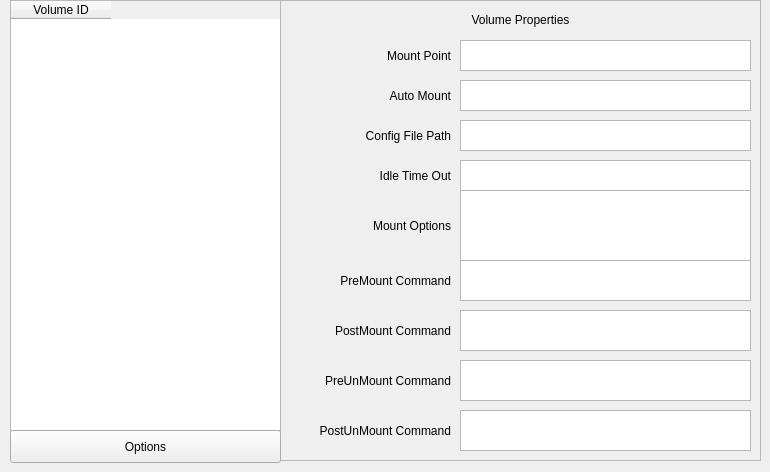
   <widget class="QWidget" name="FavoritesList">
    <attribute name="title">
     <string>Favorite List</string>
    </attribute>
    <widget class="QTableWidget" name="tableWidget">
     <property name="geometry">
      <rect>
       <x>10</x>
       <y>0</y>
       <width>271</width>
       <height>431</height>
      </rect>
     </property>
     <property name="selectionMode">
      <enum>QAbstractItemView::NoSelection</enum>
     </property>
     <column>
      <property name="text">
       <string>Volume ID</string>
      </property>
      <property name="textAlignment">
       <set>AlignCenter</set>
      </property>
     </column>
    </widget>
    <widget class="QFrame" name="frame">
     <property name="geometry">
      <rect>
       <x>280</x>
       <y>0</y>
       <width>481</width>
       <height>461</height>
      </rect>
     </property>
     <property name="frameShape">
      <enum>QFrame::StyledPanel</enum>
     </property>
     <property name="frameShadow">
      <enum>QFrame::Raised</enum>
     </property>
     <widget class="QLabel" name="label">
      <property name="geometry">
       <rect>
        <x>10</x>
        <y>40</y>
        <width>161</width>
        <height>31</height>
       </rect>
      </property>
      <property name="text">
       <string>Mount Point</string>
      </property>
      <property name="alignment">
       <set>Qt::AlignRight|Qt::AlignTrailing|Qt::AlignVCenter</set>
      </property>
      <property name="wordWrap">
       <bool>true</bool>
      </property>
     </widget>
     <widget class="QTextEdit" name="textEditMountPoint">
      <property name="geometry">
       <rect>
        <x>180</x>
        <y>40</y>
        <width>291</width>
        <height>31</height>
       </rect>
      </property>
      <property name="readOnly">
       <bool>true</bool>
      </property>
     </widget>
     <widget class="QLabel" name="label_2">
      <property name="geometry">
       <rect>
        <x>10</x>
        <y>80</y>
        <width>161</width>
        <height>31</height>
       </rect>
      </property>
      <property name="text">
       <string>Auto Mount</string>
      </property>
      <property name="alignment">
       <set>Qt::AlignRight|Qt::AlignTrailing|Qt::AlignVCenter</set>
      </property>
      <property name="wordWrap">
       <bool>true</bool>
      </property>
     </widget>
     <widget class="QTextEdit" name="textEditAutoMount">
      <property name="geometry">
       <rect>
        <x>180</x>
        <y>80</y>
        <width>291</width>
        <height>31</height>
       </rect>
      </property>
      <property name="readOnly">
       <bool>true</bool>
      </property>
     </widget>
     <widget class="QLabel" name="label_3">
      <property name="geometry">
       <rect>
        <x>10</x>
        <y>120</y>
        <width>161</width>
        <height>31</height>
       </rect>
      </property>
      <property name="text">
       <string>Config File Path</string>
      </property>
      <property name="alignment">
       <set>Qt::AlignRight|Qt::AlignTrailing|Qt::AlignVCenter</set>
      </property>
      <property name="wordWrap">
       <bool>true</bool>
      </property>
     </widget>
     <widget class="QTextEdit" name="textEditConfigFilePath">
      <property name="geometry">
       <rect>
        <x>180</x>
        <y>120</y>
        <width>291</width>
        <height>31</height>
       </rect>
      </property>
      <property name="readOnly">
       <bool>true</bool>
      </property>
     </widget>
     <widget class="QLabel" name="label_4">
      <property name="geometry">
       <rect>
        <x>10</x>
        <y>160</y>
        <width>161</width>
        <height>31</height>
       </rect>
      </property>
      <property name="text">
       <string>Idle Time Out</string>
      </property>
      <property name="alignment">
       <set>Qt::AlignRight|Qt::AlignTrailing|Qt::AlignVCenter</set>
      </property>
      <property name="wordWrap">
       <bool>true</bool>
      </property>
     </widget>
     <widget class="QLabel" name="label_5">
      <property name="geometry">
       <rect>
        <x>10</x>
        <y>200</y>
        <width>161</width>
        <height>51</height>
       </rect>
      </property>
      <property name="text">
       <string>Mount Options</string>
      </property>
      <property name="alignment">
       <set>Qt::AlignRight|Qt::AlignTrailing|Qt::AlignVCenter</set>
      </property>
      <property name="wordWrap">
       <bool>true</bool>
      </property>
     </widget>
     <widget class="QTextEdit" name="textEditIdleTimeOut">
      <property name="geometry">
       <rect>
        <x>180</x>
        <y>160</y>
        <width>291</width>
        <height>31</height>
       </rect>
      </property>
      <property name="readOnly">
       <bool>true</bool>
      </property>
     </widget>
     <widget class="QTextEdit" name="textEditMountOptions">
      <property name="geometry">
       <rect>
        <x>180</x>
        <y>190</y>
        <width>291</width>
        <height>71</height>
       </rect>
      </property>
      <property name="readOnly">
       <bool>true</bool>
      </property>
     </widget>
     <widget class="QLabel" name="label_6">
      <property name="geometry">
       <rect>
        <x>10</x>
        <y>10</y>
        <width>461</width>
        <height>20</height>
       </rect>
      </property>
      <property name="text">
       <string>Volume Properties</string>
      </property>
      <property name="alignment">
       <set>Qt::AlignCenter</set>
      </property>
     </widget>
     <widget class="QTextEdit" name="textEditPreMount">
      <property name="geometry">
       <rect>
        <x>180</x>
        <y>260</y>
        <width>291</width>
        <height>41</height>
       </rect>
      </property>
      <property name="readOnly">
       <bool>true</bool>
      </property>
     </widget>
     <widget class="QTextEdit" name="textEditPostMount">
      <property name="geometry">
       <rect>
        <x>180</x>
        <y>310</y>
        <width>291</width>
        <height>41</height>
       </rect>
      </property>
      <property name="readOnly">
       <bool>true</bool>
      </property>
     </widget>
     <widget class="QTextEdit" name="textEditPreUnMount">
      <property name="geometry">
       <rect>
        <x>180</x>
        <y>360</y>
        <width>291</width>
        <height>41</height>
       </rect>
      </property>
      <property name="readOnly">
       <bool>true</bool>
      </property>
     </widget>
     <widget class="QTextEdit" name="textEditPostUnmount">
      <property name="geometry">
       <rect>
        <x>180</x>
        <y>410</y>
        <width>291</width>
        <height>41</height>
       </rect>
      </property>
      <property name="readOnly">
       <bool>true</bool>
      </property>
     </widget>
     <widget class="QLabel" name="label_17">
      <property name="geometry">
       <rect>
        <x>10</x>
        <y>260</y>
        <width>161</width>
        <height>41</height>
       </rect>
      </property>
      <property name="text">
       <string>PreMount Command</string>
      </property>
      <property name="alignment">
       <set>Qt::AlignRight|Qt::AlignTrailing|Qt::AlignVCenter</set>
      </property>
      <property name="wordWrap">
       <bool>true</bool>
      </property>
     </widget>
     <widget class="QLabel" name="label_18">
      <property name="geometry">
       <rect>
        <x>10</x>
        <y>310</y>
        <width>161</width>
        <height>41</height>
       </rect>
      </property>
      <property name="text">
       <string>PostMount Command</string>
      </property>
      <property name="alignment">
       <set>Qt::AlignRight|Qt::AlignTrailing|Qt::AlignVCenter</set>
      </property>
      <property name="wordWrap">
       <bool>true</bool>
      </property>
     </widget>
     <widget class="QLabel" name="label_19">
      <property name="geometry">
       <rect>
        <x>10</x>
        <y>360</y>
        <width>161</width>
        <height>41</height>
       </rect>
      </property>
      <property name="text">
       <string>PreUnMount Command</string>
      </property>
      <property name="alignment">
       <set>Qt::AlignRight|Qt::AlignTrailing|Qt::AlignVCenter</set>
      </property>
      <property name="wordWrap">
       <bool>true</bool>
      </property>
     </widget>
     <widget class="QLabel" name="label_20">
      <property name="geometry">
       <rect>
        <x>10</x>
        <y>410</y>
        <width>161</width>
        <height>41</height>
       </rect>
      </property>
      <property name="text">
       <string>PostUnMount Command</string>
      </property>
      <property name="alignment">
       <set>Qt::AlignRight|Qt::AlignTrailing|Qt::AlignVCenter</set>
      </property>
      <property name="wordWrap">
       <bool>true</bool>
      </property>
     </widget>
    </widget>
    <widget class="QPushButton" name="pbOptions">
     <property name="geometry">
      <rect>
       <x>10</x>
       <y>430</y>
       <width>271</width>
       <height>33</height>
      </rect>
     </property>
     <property name="text">
      <string>Options</string>
     </property>
    </widget>
   </widget>
